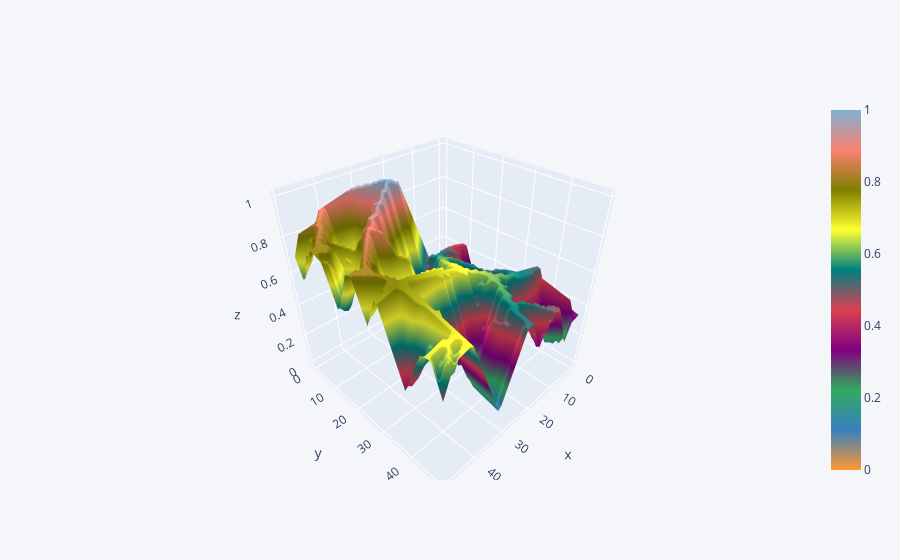

Notebook code for this chart:
### Code cell
pd.DataFrame(new_value).iplot(kind='surface',)

### Figure 1 — Plotly figure (JSON) as saved in the notebook; plotly's stock layout.template omitted (floating-point values rounded to 4 significant figures; data arrays with more than 128 entries replaced by an {"elided": "..."} marker saying what was removed)
{"data": [{"colorscale": [[0, "rgb(255, 153, 51)"], [0.1111, "rgb(55, 128, 191)"], [0.2222, "rgb(50, 171, 96)"], [0.3333, "rgb(128, 0, 128)"], [0.4444, "rgb(219, 64, 82)"], [0.5556, "rgb(0, 128, 128)"], [0.6667, "rgb(255, 255, 51)"], [0.7778, "rgb(128, 128, 0)"], [0.8889, "rgb(251, 128, 114)"], [1, "rgb(128, 177, 211)"]], "type": "surface", "x": [0, 1, 2, 3, 4, 5, 6, 7, 8, 9, 10, 11, 12, 13, 14, 15, 16, 17, 18, 19, 20, 21, 22, 23, 24, 25, 26, 27, 28, 29, 30, 31, 32, 33, 34, 35, 36, 37, 38, 39, 40, 41, 42, 43, 44, 45, 46, 47, 48, 49], "y": [0, 1, 2, 3, 4, 5, 6, 7, 8, 9, 10, 11, 12, 13, 14, 15, 16, 17, 18, 19, 20, 21, 22, 23, 24, 25, 26, 27, 28, 29, 30, 31, 32, 33, 34, 35, 36, 37, 38, 39, 40, 41, 42, 43, 44, 45, 46, 47, 48, 49], "z": {"elided": "50x50 float values"}}], "layout": {"legend": {"bgcolor": "#F5F6F9", "font": {"color": "#4D5663"}}, "paper_bgcolor": "#F5F6F9", "plot_bgcolor": "#F5F6F9", "title": {"font": {"color": "#4D5663"}}, "xaxis": {"gridcolor": "#E1E5ED", "showgrid": true, "tickfont": {"color": "#4D5663"}, "title": {"font": {"color": "#4D5663"}, "text": ""}, "zerolinecolor": "#E1E5ED"}, "yaxis": {"gridcolor": "#E1E5ED", "showgrid": true, "tickfont": {"color": "#4D5663"}, "title": {"font": {"color": "#4D5663"}, "text": ""}, "zerolinecolor": "#E1E5ED"}}}
